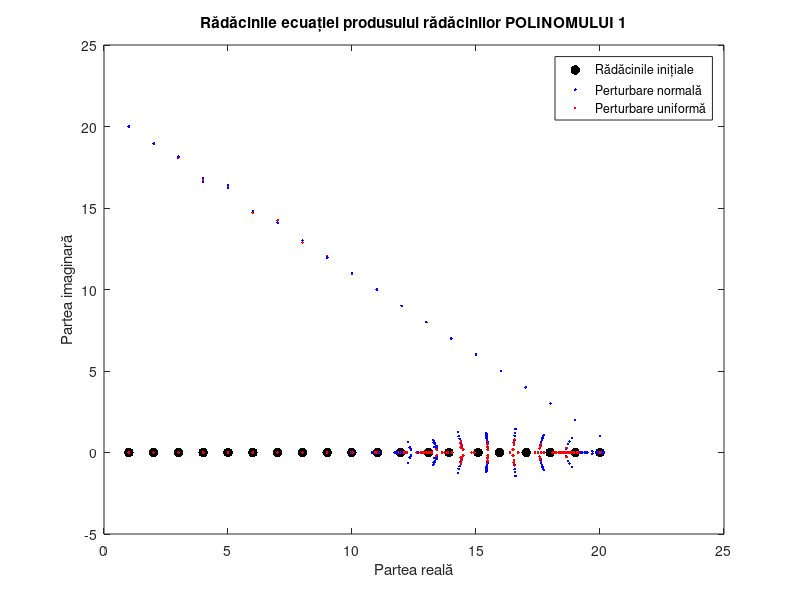
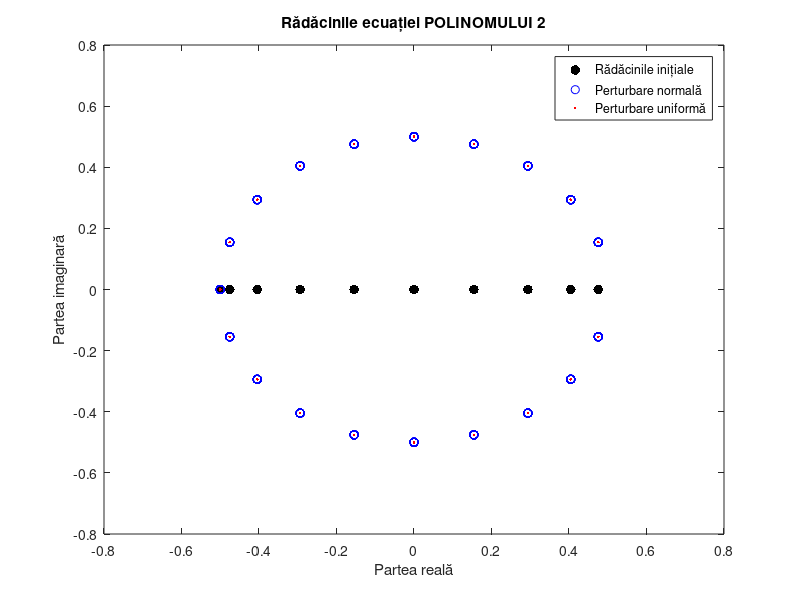

MATLAB code to generate these figures, in order:
%  Problema 3
% Definirea parametrilor
n = 20; % Gradul ecuației polinomiale
r = 1:n; % Rădăcinile ecuației produsului rădăcinilor (x-1)(x-2)...(x-n) = 0
a = 2; % Coeficientul pentru ecuația specificată a^k = 2^-k

% Construirea polinomului pentru ecuația produsului rădăcinilor
poli1 = poly(r);

% Calculul rădăcinilor pentru ecuația produsului rădăcinilor
r1 = roots(poli1);

% Construirea polinomului pentru ecuația specificată
poli2 = a.^-(1:n);

% Calculul rădăcinilor pentru ecuația specificată
r2 = roots(poli2);

% Definirea dispersiei pentru perturbare
dispersie = 1e-10;

% Setarea seed-ului pentru reproducibilitate
rng(42);

% Graficul pentru ecuația produsului rădăcinilor
figure;
plot(r1, zeros(size(r1)), 'k.', 'MarkerSize', 21);
hold on;

% Perturbarea coeficienților și recalcularea rădăcinilor
for i = 1:20
    % Distribuție normală pentru perturbare
    perturbare_norm = dispersie * randn(1, length(poli1));
    poli1_perturbat_norm = poli1 + perturbare_norm;
    r1_perturbat_norm = roots(poli1_perturbat_norm);
    plot(r1_perturbat_norm, 'b.');
    
    % Distribuție uniformă pentru perturbare
    perturbare_unif = dispersie * (rand(1, length(poli1)) - 0.5);
    poli1_perturbat_unif = poli1 + perturbare_unif;
    r1_perturbat_unif = roots(poli1_perturbat_unif);
    plot(r1_perturbat_unif, 'r.');
end

title('Rădăcinile ecuației produsului rădăcinilor POLINOMULUI 1');
legend('Rădăcinile inițiale', 'Perturbare normală', 'Perturbare uniformă');
xlabel('Partea reală');
ylabel('Partea imaginară');
hold off;

% Graficul pentru ecuația specificată
figure;
plot(r2, zeros(size(r2)), 'k.', 'MarkerSize', 21);
hold on;

% Perturbarea coeficienților și recalcularea rădăcinilor
for i = 1:20
    % Distribuție normală pentru perturbare
    perturbare_norm = dispersie * randn(1, length(poli2));
    poli2_perturbat_norm = poli2 + perturbare_norm;
    r2_perturbat_norm = roots(poli2_perturbat_norm);
    plot(r2_perturbat_norm, 'bo');
    
    % Distribuție uniformă pentru perturbare
    perturbare_unif = dispersie * (rand(1, length(poli2)) - 0.5);
    poli2_perturbat_unif = poli2 + perturbare_unif;
    r2_perturbat_unif = roots(poli2_perturbat_unif);
    plot(r2_perturbat_unif, 'r.');
end

title('Rădăcinile ecuației POLINOMULUI 2');
legend('Rădăcinile inițiale', 'Perturbare normală', 'Perturbare uniformă');
xlabel('Partea reală');
ylabel('Partea imaginară');
hold off;

% Calculul derivatei polinomului pentru ecuația produsului rădăcinilor
derivata_poli1 = polyder(poli1);

% Calculul derivatei polinomului pentru ecuația specificată
derivata_poli2 = polyder(poli2);

% Initializarea matricilor pentru stocarea numerelor de conditionare
numar_condit_norm1 = zeros(length(r1), 1);
numar_condit_unif1 = zeros(length(r1), 1);
numar_condit_norm2 = zeros(length(r2), 1);
numar_condit_unif2 = zeros(length(r2), 1);

% Calculul numerelor de conditionare pentru perturbarea normala pentru ecuația produsului rădăcinilor
for i = 1:length(r1)
    numar_condit_norm1(i) = abs(r1(i)) / abs(polyval(derivata_poli1, r1(i)));
end

% Calculul numerelor de conditionare pentru perturbarea uniforma pentru ecuația produsului rădăcinilor
for i = 1:length(r1)
    numar_condit_unif1(i) = abs(r1(i)) / abs(polyval(derivata_poli1, r1(i)));
end

% Calculul numerelor de conditionare pentru perturbarea normala pentru ecuația specificată
for i = 1:length(r2)
    numar_condit_norm2(i) = abs(r2(i)) / abs(polyval(derivata_poli2, r2(i)));
end

% Calculul numerelor de conditionare pentru perturbarea uniforma pentru ecuația specificată
for i = 1:length(r2)
    numar_condit_unif2(i) = abs(r2(i)) / abs(polyval(derivata_poli2, r2(i)));
end

% Afisarea tabelului pentru perturbarea normala pentru ecuația produsului rădăcinilor
fprintf('Perturbare normală pentru ecuația produsului rădăcinilor:\n');
fprintf('Radacina\tNumar de conditionare\n');
for i = 1:length(r1)
    fprintf('%f\t%f\n', r1(i), numar_condit_norm1(i));
end

% Afisarea tabelului pentru perturbarea uniforma pentru ecuația produsului rădăcinilor
fprintf('\nPerturbare uniformă pentru ecuația produsului rădăcinilor:\n');
fprintf('Radacina\tNumar de conditionare\n');
for i = 1:length(r1)
    fprintf('%f\t%f\n', r1(i), numar_condit_unif1(i));
end

% Afisarea tabelului pentru perturbarea normala pentru ecuația specificată
fprintf('\nPerturbare normală pentru ecuația specificată:\n');
fprintf('Radacina\tNumar de conditionare\n');
for i = 1:length(r2)
    fprintf('%f\t%f\n', r2(i), numar_condit_norm2(i));
end

% Afisarea tabelului pentru perturbarea uniforma pentru ecuația specificată
fprintf('\nPerturbare uniformă pentru ecuația specificată:\n');
fprintf('Radacina\tNumar de conditionare\n');
for i = 1:length(r2)
    fprintf('%f\t%f\n', r2(i), numar_condit_unif2(i));
end
